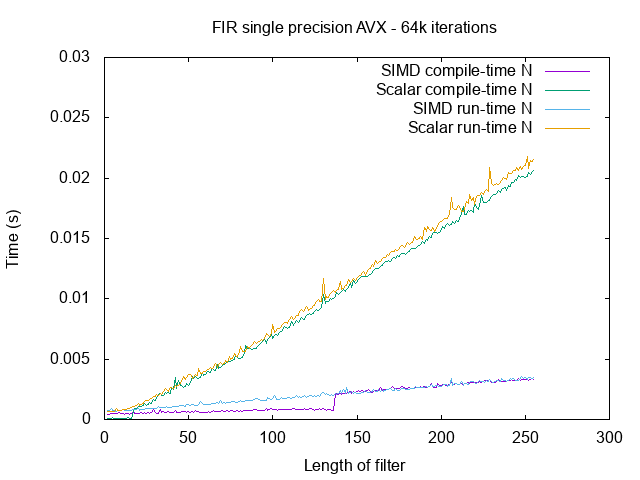

Reproduce this figure in gnuplot.
set title "FIR single precision AVX - 64k iterations"

set xlabel "Length of filter"
set ylabel "Time (s)"

plot "fir-avx.dat" u 1:2 w lines t "SIMD compile-time N", \
     "" u 1:3 w lines t "Scalar compile-time N", \
     "" u 1:4 w lines t "SIMD run-time N", \
     "" u 1:5 w lines t "Scalar run-time N"
